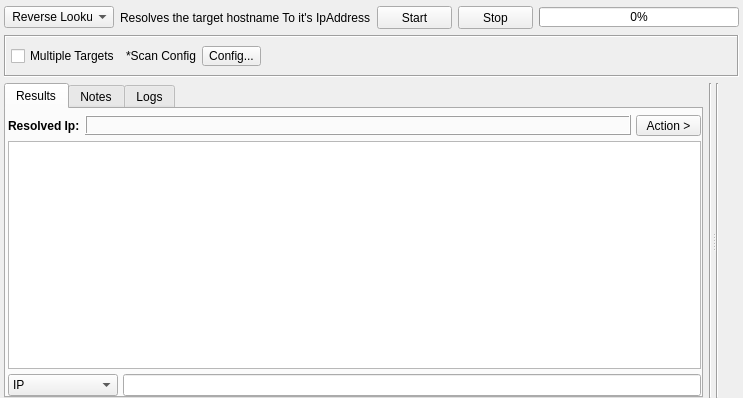
<?xml version="1.0" encoding="UTF-8"?>
<ui version="4.0">
 <class>Ip</class>
 <widget class="QWidget" name="Ip">
  <property name="geometry">
   <rect>
    <x>0</x>
    <y>0</y>
    <width>728</width>
    <height>398</height>
   </rect>
  </property>
  <property name="windowTitle">
   <string>Form</string>
  </property>
  <layout class="QVBoxLayout" name="verticalLayout">
   <property name="leftMargin">
    <number>4</number>
   </property>
   <property name="topMargin">
    <number>6</number>
   </property>
   <property name="rightMargin">
    <number>4</number>
   </property>
   <property name="bottomMargin">
    <number>0</number>
   </property>
   <item>
    <layout class="QHBoxLayout" name="horizontalLayout">
     <item>
      <widget class="QComboBox" name="comboBoxOption">
       <property name="sizePolicy">
        <sizepolicy hsizetype="Fixed" vsizetype="Fixed">
         <horstretch>0</horstretch>
         <verstretch>0</verstretch>
        </sizepolicy>
       </property>
       <property name="minimumSize">
        <size>
         <width>110</width>
         <height>21</height>
        </size>
       </property>
       <property name="focusPolicy">
        <enum>Qt::NoFocus</enum>
       </property>
       <property name="styleSheet">
        <string notr="true"/>
       </property>
       <item>
        <property name="text">
         <string> Reverse Lookup</string>
        </property>
       </item>
       <item>
        <property name="text">
         <string>Osint Reverse Lookup</string>
        </property>
       </item>
      </widget>
     </item>
     <item>
      <widget class="QLabel" name="label_details">
       <property name="text">
        <string>Resolves the target hostname To it's IpAddress</string>
       </property>
      </widget>
     </item>
     <item>
      <spacer name="horizontalSpacer">
       <property name="orientation">
        <enum>Qt::Horizontal</enum>
       </property>
       <property name="sizeHint" stdset="0">
        <size>
         <width>40</width>
         <height>20</height>
        </size>
       </property>
      </spacer>
     </item>
     <item>
      <widget class="QPushButton" name="buttonStart">
       <property name="sizePolicy">
        <sizepolicy hsizetype="Fixed" vsizetype="Fixed">
         <horstretch>0</horstretch>
         <verstretch>0</verstretch>
        </sizepolicy>
       </property>
       <property name="minimumSize">
        <size>
         <width>75</width>
         <height>23</height>
        </size>
       </property>
       <property name="styleSheet">
        <string notr="true"/>
       </property>
       <property name="text">
        <string>Start</string>
       </property>
      </widget>
     </item>
     <item>
      <widget class="QPushButton" name="buttonStop">
       <property name="sizePolicy">
        <sizepolicy hsizetype="Fixed" vsizetype="Fixed">
         <horstretch>0</horstretch>
         <verstretch>0</verstretch>
        </sizepolicy>
       </property>
       <property name="minimumSize">
        <size>
         <width>75</width>
         <height>23</height>
        </size>
       </property>
       <property name="styleSheet">
        <string notr="true"/>
       </property>
       <property name="text">
        <string>Stop</string>
       </property>
      </widget>
     </item>
     <item>
      <widget class="QProgressBar" name="progressBar">
       <property name="minimumSize">
        <size>
         <width>200</width>
         <height>20</height>
        </size>
       </property>
       <property name="maximumSize">
        <size>
         <width>200</width>
         <height>20</height>
        </size>
       </property>
       <property name="styleSheet">
        <string notr="true"/>
       </property>
       <property name="value">
        <number>0</number>
       </property>
      </widget>
     </item>
    </layout>
   </item>
   <item>
    <widget class="QFrame" name="frame">
     <property name="sizePolicy">
      <sizepolicy hsizetype="Preferred" vsizetype="Maximum">
       <horstretch>0</horstretch>
       <verstretch>0</verstretch>
      </sizepolicy>
     </property>
     <property name="minimumSize">
      <size>
       <width>0</width>
       <height>42</height>
      </size>
     </property>
     <property name="maximumSize">
      <size>
       <width>16777215</width>
       <height>42</height>
      </size>
     </property>
     <property name="styleSheet">
      <string notr="true"/>
     </property>
     <property name="frameShape">
      <enum>QFrame::Box</enum>
     </property>
     <property name="frameShadow">
      <enum>QFrame::Sunken</enum>
     </property>
     <layout class="QHBoxLayout" name="horizontalLayout_2">
      <property name="leftMargin">
       <number>5</number>
      </property>
      <property name="rightMargin">
       <number>9</number>
      </property>
      <item>
       <widget class="QCheckBox" name="checkBoxMultipleTargets">
        <property name="text">
         <string>Multiple Targets</string>
        </property>
        <property name="checked">
         <bool>false</bool>
        </property>
       </widget>
      </item>
      <item>
       <widget class="QLabel" name="label">
        <property name="text">
         <string>*Scan Config</string>
        </property>
       </widget>
      </item>
      <item>
       <widget class="QToolButton" name="buttonConfig">
        <property name="minimumSize">
         <size>
          <width>0</width>
          <height>19</height>
         </size>
        </property>
        <property name="styleSheet">
         <string notr="true"/>
        </property>
        <property name="text">
         <string>Config...</string>
        </property>
       </widget>
      </item>
      <item>
       <spacer name="horizontalSpacer_6">
        <property name="orientation">
         <enum>Qt::Horizontal</enum>
        </property>
        <property name="sizeHint" stdset="0">
         <size>
          <width>40</width>
          <height>20</height>
         </size>
        </property>
       </spacer>
      </item>
     </layout>
    </widget>
   </item>
   <item>
    <widget class="QSplitter" name="splitter">
     <property name="orientation">
      <enum>Qt::Horizontal</enum>
     </property>
     <widget class="QWidget" name="layoutWidget">
      <layout class="QHBoxLayout" name="horizontalLayout_4">
       <item>
        <widget class="QTabWidget" name="tabWidgetResults">
         <property name="styleSheet">
          <string notr="true"/>
         </property>
         <property name="tabPosition">
          <enum>QTabWidget::North</enum>
         </property>
         <property name="currentIndex">
          <number>0</number>
         </property>
         <widget class="QWidget" name="tab_results">
          <attribute name="title">
           <string>Results</string>
          </attribute>
          <layout class="QVBoxLayout" name="verticalLayout_23">
           <property name="spacing">
            <number>5</number>
           </property>
           <property name="leftMargin">
            <number>2</number>
           </property>
           <property name="topMargin">
            <number>6</number>
           </property>
           <property name="rightMargin">
            <number>0</number>
           </property>
           <property name="bottomMargin">
            <number>0</number>
           </property>
           <item>
            <layout class="QHBoxLayout" name="horizontalLayout_18">
             <item>
              <widget class="QLabel" name="label_14">
               <property name="sizePolicy">
                <sizepolicy hsizetype="Maximum" vsizetype="Preferred">
                 <horstretch>0</horstretch>
                 <verstretch>0</verstretch>
                </sizepolicy>
               </property>
               <property name="font">
                <font>
                 <weight>75</weight>
                 <bold>true</bold>
                </font>
               </property>
               <property name="text">
                <string>Resolved Ip:</string>
               </property>
              </widget>
             </item>
             <item>
              <widget class="QLabel" name="labelResultsCount">
               <property name="sizePolicy">
                <sizepolicy hsizetype="Preferred" vsizetype="Maximum">
                 <horstretch>0</horstretch>
                 <verstretch>0</verstretch>
                </sizepolicy>
               </property>
               <property name="minimumSize">
                <size>
                 <width>0</width>
                 <height>20</height>
                </size>
               </property>
               <property name="maximumSize">
                <size>
                 <width>16777215</width>
                 <height>20</height>
                </size>
               </property>
               <property name="font">
                <font>
                 <weight>75</weight>
                 <bold>true</bold>
                </font>
               </property>
               <property name="styleSheet">
                <string notr="true"/>
               </property>
               <property name="frameShape">
                <enum>QFrame::Box</enum>
               </property>
               <property name="frameShadow">
                <enum>QFrame::Raised</enum>
               </property>
               <property name="text">
                <string/>
               </property>
              </widget>
             </item>
             <item>
              <widget class="QToolButton" name="buttonAction">
               <property name="sizePolicy">
                <sizepolicy hsizetype="Fixed" vsizetype="Fixed">
                 <horstretch>0</horstretch>
                 <verstretch>0</verstretch>
                </sizepolicy>
               </property>
               <property name="minimumSize">
                <size>
                 <width>65</width>
                 <height>20</height>
                </size>
               </property>
               <property name="font">
                <font>
                 <weight>50</weight>
                 <bold>false</bold>
                </font>
               </property>
               <property name="styleSheet">
                <string notr="true"/>
               </property>
               <property name="text">
                <string>Action &gt;</string>
               </property>
              </widget>
             </item>
            </layout>
           </item>
           <item>
            <widget class="QTableView" name="tableViewResults">
             <property name="font">
              <font>
               <family>MS Shell Dlg 2</family>
               <pointsize>8</pointsize>
              </font>
             </property>
             <property name="focusPolicy">
              <enum>Qt::NoFocus</enum>
             </property>
             <property name="contextMenuPolicy">
              <enum>Qt::CustomContextMenu</enum>
             </property>
             <property name="accessibleDescription">
              <string/>
             </property>
             <property name="styleSheet">
              <string notr="true"/>
             </property>
             <property name="editTriggers">
              <set>QAbstractItemView::NoEditTriggers</set>
             </property>
             <property name="showDropIndicator" stdset="0">
              <bool>false</bool>
             </property>
             <property name="dragDropOverwriteMode">
              <bool>false</bool>
             </property>
             <property name="selectionMode">
              <enum>QAbstractItemView::ExtendedSelection</enum>
             </property>
             <property name="verticalScrollMode">
              <enum>QAbstractItemView::ScrollPerPixel</enum>
             </property>
             <property name="horizontalScrollMode">
              <enum>QAbstractItemView::ScrollPerPixel</enum>
             </property>
             <property name="showGrid">
              <bool>false</bool>
             </property>
             <property name="sortingEnabled">
              <bool>true</bool>
             </property>
             <property name="cornerButtonEnabled">
              <bool>false</bool>
             </property>
             <attribute name="horizontalHeaderCascadingSectionResizes">
              <bool>true</bool>
             </attribute>
             <attribute name="horizontalHeaderMinimumSectionSize">
              <number>100</number>
             </attribute>
             <attribute name="horizontalHeaderDefaultSectionSize">
              <number>220</number>
             </attribute>
             <attribute name="horizontalHeaderShowSortIndicator" stdset="0">
              <bool>true</bool>
             </attribute>
             <attribute name="horizontalHeaderStretchLastSection">
              <bool>true</bool>
             </attribute>
             <attribute name="verticalHeaderVisible">
              <bool>false</bool>
             </attribute>
             <attribute name="verticalHeaderMinimumSectionSize">
              <number>15</number>
             </attribute>
             <attribute name="verticalHeaderDefaultSectionSize">
              <number>15</number>
             </attribute>
             <attribute name="verticalHeaderHighlightSections">
              <bool>false</bool>
             </attribute>
            </widget>
           </item>
           <item>
            <layout class="QHBoxLayout" name="horizontalLayout_7">
             <item>
              <widget class="QComboBox" name="comboBoxFilter">
               <property name="minimumSize">
                <size>
                 <width>110</width>
                 <height>0</height>
                </size>
               </property>
               <item>
                <property name="text">
                 <string>IP</string>
                </property>
               </item>
               <item>
                <property name="text">
                 <string>Subdomains</string>
                </property>
               </item>
              </widget>
             </item>
             <item>
              <widget class="QLineEdit" name="lineEditFilter"/>
             </item>
            </layout>
           </item>
          </layout>
         </widget>
         <widget class="QWidget" name="tabNotes">
          <attribute name="title">
           <string>Notes</string>
          </attribute>
          <layout class="QVBoxLayout" name="verticalLayout_2">
           <property name="leftMargin">
            <number>0</number>
           </property>
           <property name="topMargin">
            <number>2</number>
           </property>
           <property name="rightMargin">
            <number>0</number>
           </property>
           <property name="bottomMargin">
            <number>0</number>
           </property>
           <item>
            <widget class="QPlainTextEdit" name="plainTextEditNotes"/>
           </item>
          </layout>
         </widget>
         <widget class="QWidget" name="tab_logs">
          <attribute name="title">
           <string>Logs</string>
          </attribute>
          <layout class="QVBoxLayout" name="verticalLayout_24">
           <property name="leftMargin">
            <number>0</number>
           </property>
           <property name="topMargin">
            <number>6</number>
           </property>
           <property name="rightMargin">
            <number>0</number>
           </property>
           <property name="bottomMargin">
            <number>0</number>
           </property>
           <item>
            <widget class="QPlainTextEdit" name="plainTextEditLogs">
             <property name="readOnly">
              <bool>true</bool>
             </property>
            </widget>
           </item>
          </layout>
         </widget>
        </widget>
       </item>
       <item>
        <widget class="Line" name="line_17">
         <property name="styleSheet">
          <string notr="true"/>
         </property>
         <property name="orientation">
          <enum>Qt::Vertical</enum>
         </property>
        </widget>
       </item>
      </layout>
     </widget>
     <widget class="QWidget" name="layoutWidget">
      <layout class="QHBoxLayout" name="horizontalLayout_3">
       <item>
        <widget class="Line" name="line">
         <property name="orientation">
          <enum>Qt::Vertical</enum>
         </property>
        </widget>
       </item>
       <item>
        <widget class="InputWidget" name="targets" native="true">
         <property name="minimumSize">
          <size>
           <width>0</width>
           <height>100</height>
          </size>
         </property>
        </widget>
       </item>
      </layout>
     </widget>
    </widget>
   </item>
  </layout>
 </widget>
 <customwidgets>
  <customwidget>
   <class>InputWidget</class>
   <extends>QWidget</extends>
   <header>src/widgets/InputWidget.h</header>
   <container>1</container>
  </customwidget>
 </customwidgets>
 <resources/>
 <connections/>
</ui>
